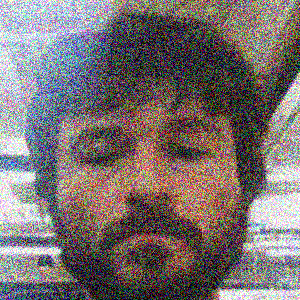
#> input picture python_client/images/obfuscated_image00001.png, 300 x 300 px; its folder holds only this picture in this run
$ python main.py
#> lines starting #> are read from the running program, lines starting #| are printed output that depends on the picture
from PIL import Image
import numpy as np
import glob
from tqdm import tqdm
from random import random, shuffle

dir = 'images/'
#dir = 'lfw/lfw_funneled'
N = 1e8
w, h = 240, 240
margin = 0

#image_paths = glob.glob('%s/*/*.jpg'%dir)
image_paths = glob.glob('%s/*.png'%dir)
shuffle(image_paths)
image_paths = image_paths[0:min(N, len(image_paths))]

img_avg = np.zeros((h, w, 3)).astype(np.uint64)
img_avg_noisy = np.zeros((h, w, 3)).astype(np.uint64)

print("there are %d images"%len(image_paths))
N = min(N, len(image_paths))
for p, path in tqdm(enumerate(image_paths)):
    img = Image.open(path)
#> img is the input picture: PIL image 300x300 RGBA; mean R, G, B, A 121.9, 112.8, 112.1, 255
    if img.width != w or img.height != h:
        img = img.resize((h, w), Image.BICUBIC)
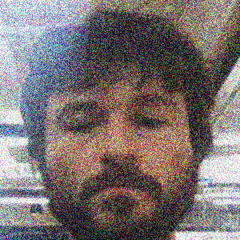
#> img: PIL image 240x240 RGBA; mean R, G, B, A 121.9, 112.9, 112.2, 255
    img = np.array(img).astype(np.uint64)[:,:,0:3]
#> img: shape (240, 240, 3) uint64
    img_noisy = img + (-margin + 2 * margin * np.random.rand(h, w, 3)).astype(np.uint64)
    img_avg += img
    img_combined = np.concatenate([img, img_noisy], axis=1)
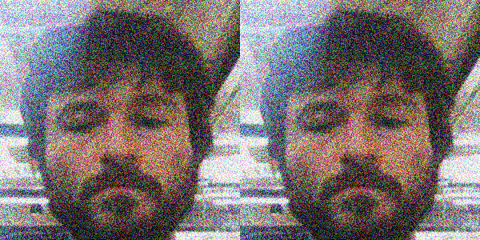
#> img_combined: shape (240, 480, 3) uint64; mean R, G, B 121.9, 112.9, 112.2
    #if p % 500:
    #    Image.fromarray(img_combined.astype(np.uint8)).save('lfw/img_%05d.png'%p)
    img_avg_noisy += img_noisy

img_avg = img_avg / N
img_avg_noisy = img_avg_noisy / N

img_combined = np.concatenate([img_avg, img_avg_noisy], axis=1)
Image.fromarray(img_combined.astype(np.uint8)).save('my2avg_%d.png'%N)

$ run again, on python_client/images/obfuscated_image00005.png
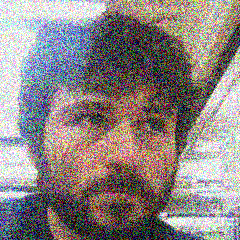
#> input picture python_client/images/obfuscated_image00005.png, 240 x 240 px
#> img is the input picture: PIL image 240x240 RGBA; mean R, G, B, A 141.5, 132.8, 131.7, 255
#> img: shape (240, 240, 3) uint64
#> `img_combined = np.concatenate([img, img_noisy], axis=1)`:
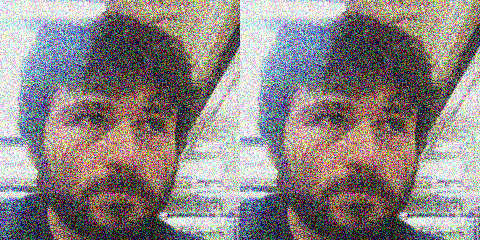
#> img_combined: shape (240, 480, 3) uint64; mean R, G, B 141.5, 132.8, 131.7

$ run again, on python_client/images/obfuscated_image00006.png
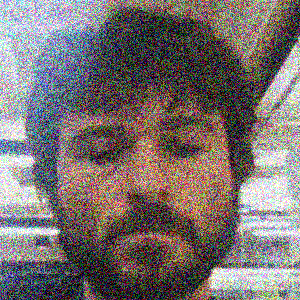
#> input picture python_client/images/obfuscated_image00006.png, 300 x 300 px
#> img is the input picture: PIL image 300x300 RGBA; mean R, G, B, A 121.4, 112.8, 111.6, 255
#> `img = img.resize((h, w), Image.BICUBIC)`:
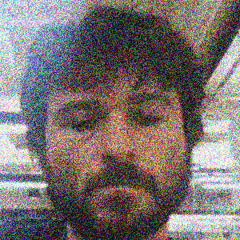
#> img: PIL image 240x240 RGBA; mean R, G, B, A 121.5, 112.9, 111.6, 255
#> `img_combined = np.concatenate([img, img_noisy], axis=1)`:
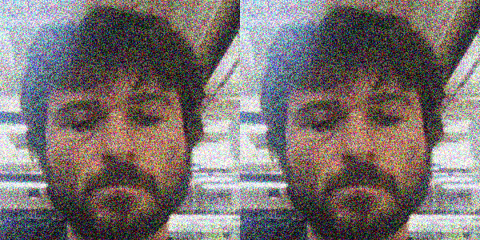
#> img_combined: shape (240, 480, 3) uint64; mean R, G, B 121.5, 112.9, 111.6

$ run again, on python_client/images/obfuscated_image00007.png
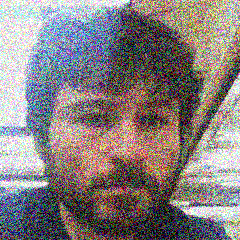
#> input picture python_client/images/obfuscated_image00007.png, 240 x 240 px
#> img is the input picture: PIL image 240x240 RGBA; mean R, G, B, A 135.5, 127.9, 127.7, 255
#> img: shape (240, 240, 3) uint64
#> `img_combined = np.concatenate([img, img_noisy], axis=1)`:
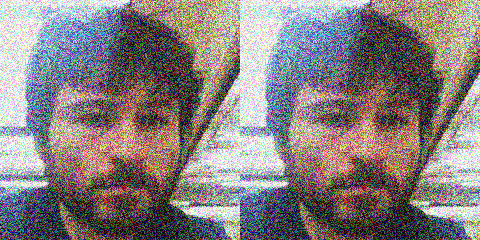
#> img_combined: shape (240, 480, 3) uint64; mean R, G, B 135.5, 127.9, 127.7
